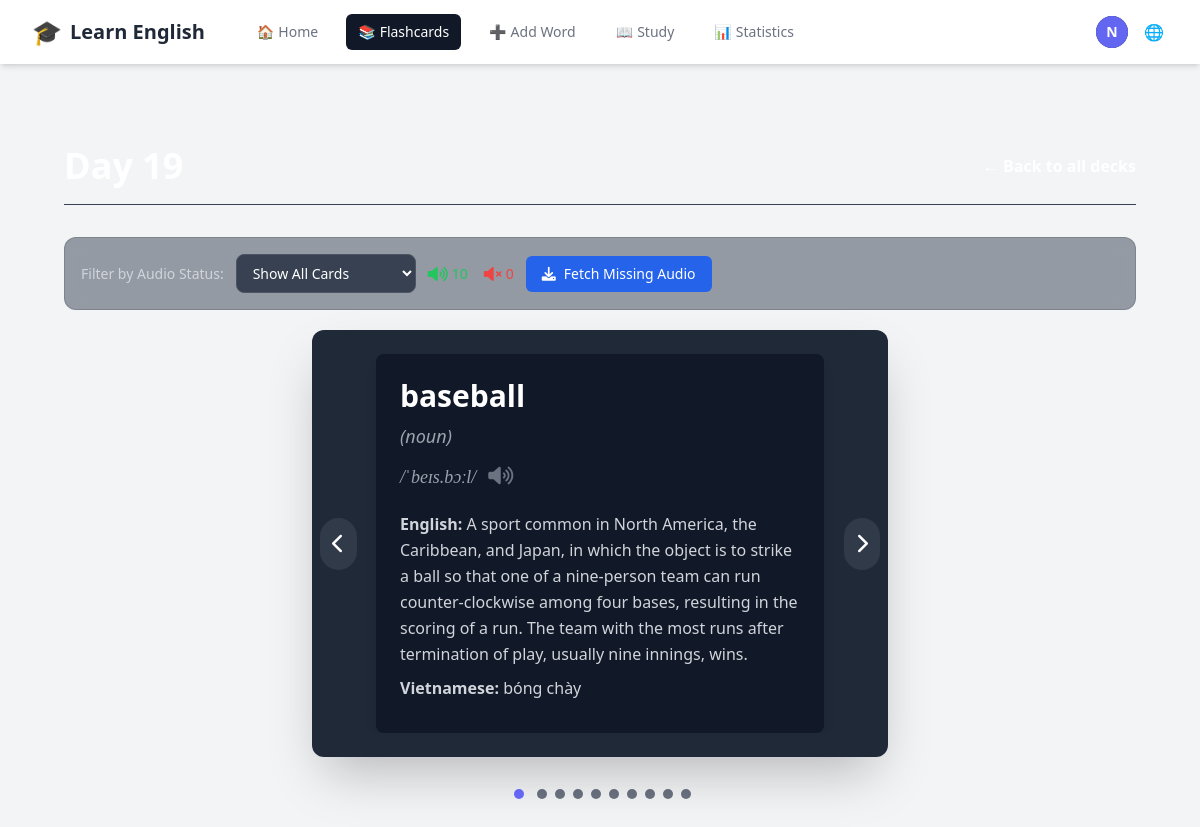
The page /en/decks/20/ (signed in) on the database its author committed.
### accounts/models.py (models this page shows, shortened)
class CustomUser(AbstractUser):
    email = models.EmailField(unique=True)
    username = None  # Remove username field
    USERNAME_FIELD = 'email'
    REQUIRED_FIELDS = []
    objects = CustomUserManager()

### vocabulary/models.py (models this page shows, shortened)
class Flashcard(models.Model):
    user = models.ForeignKey(settings.AUTH_USER_MODEL, on_delete=models.CASCADE, related_name='flashcards')
    deck = models.ForeignKey(Deck, on_delete=models.CASCADE, related_name='flashcards', null=True, blank=True)
    word = models.CharField(max_length=255)
    phonetic = models.CharField(max_length=100, blank=True, null=True, help_text="Phonetic transcription (e.g., /rɪˈzɪliənt/)")
    part_of_speech = models.CharField(max_length=50, blank=True, null=True)
    audio_url = models.URLField(max_length=500, blank=True, null=True)
    image = models.ImageField(upload_to='flashcard_images/', blank=True, null=True)
    related_image_url = models.URLField(max_length=500, blank=True, null=True, help_text="Auto-fetched related image URL")
    general_synonyms = models.TextField(blank=True, null=True, help_text="Comma-separated list of general synonyms")
    general_antonyms = models.TextField(blank=True, null=True, help_text="Comma-separated list of general antonyms")
    ease_factor = models.FloatField(default=2.5, help_text="SM-2 ease factor")
    repetitions = models.PositiveIntegerField(default=0, help_text="Number of successful reviews in a row")
    interval = models.PositiveIntegerField(default=0, help_text="Interval (days) until next review")
    next_review = models.DateField(default=timezone.now)
    last_reviewed = models.DateTimeField(blank=True, null=True)
    times_seen_today = models.PositiveIntegerField(default=0, help_text="Number of times seen today (reset daily)")
    last_seen_date = models.DateField(blank=True, null=True, help_text="Last date this card was shown")
    difficulty_score = models.FloatField(default=0.0, help_text="Difficulty score based on user performance")
    total_reviews = models.PositiveIntegerField(default=0, help_text="Total number of times reviewed")
    correct_reviews = models.PositiveIntegerField(default=0, help_text="Number of correct reviews")
    created_at = models.DateTimeField(auto_now_add=True)
    class Meta:
        ordering = ['word']
        unique_together = ['user', 'word']  # Một user không thể có từ trùng lặp

class Definition(models.Model):
    flashcard = models.ForeignKey(Flashcard, related_name='definitions', on_delete=models.CASCADE)
    english_definition = models.TextField()
    vietnamese_definition = models.TextField()
    definition_synonyms = models.TextField(blank=True, null=True, help_text="Comma-separated list of synonyms for this definition")
    definition_antonyms = models.TextField(blank=True, null=True, help_text="Comma-separated list of antonyms for this definition")

### vocabulary/views.py (the view)
# urls.py: path('decks/<int:deck_id>/', views.deck_detail, name='deck_detail'),
@login_required
def deck_detail(request, deck_id):
    try:
        deck = Deck.objects.get(id=deck_id, user=request.user)
        flashcards = Flashcard.objects.filter(deck=deck).prefetch_related('definitions')
        context = {
            'deck': deck,
            'flashcards': flashcards,
        }
        return render(request, 'vocabulary/deck_detail.html', context)
    except Deck.DoesNotExist:
        return redirect('deck_list')

### vocabulary/templates/vocabulary/deck_detail.html (shortened to what this page needs)
{% extends "base.html" %}
{% load static %}
{% block content %}
<div class="max-w-7xl mx-auto px-4 sm:px-6 lg:px-8 py-10">
    <div class="flex justify-between items-center mb-8 pb-4 border-b border-gray-700">
        <div class="flex items-center gap-4">
            <div id="deck-name-view" class="flex items-center gap-3">
                <h1 class="text-4xl font-extrabold text-white">{{ deck.name }}</h1>
            </div>
        </div>
        <a href="{% url 'deck_list' %}" class="text-primary-color hover:text-primary-color-dark font-semibold transition-colors duration-200">← {{ manual_texts.back_to_all_decks }}</a>
    </div>
    {% if flashcards %}
        <div class="audio-filter-controls">
            <label for="audio-filter">{{ manual_texts.filter_by_audio }}:</label>
            <select id="audio-filter">
                <option value="all">{{ manual_texts.show_all_cards }}</option>
            </select>
            <div class="audio-stats">
                <div class="stat-item has-audio">
                    <i class="fas fa-volume-up"></i>
                    <span id="cards-with-audio-count">0</span>
                </div>
                <div class="stat-item no-audio">
                    <i class="fas fa-volume-mute"></i>
                    <span id="cards-without-audio-count">0</span>
                </div>
            </div>
            <button id="fetch-missing-audio-btn" class="bg-blue-600 hover:bg-blue-700 text-white px-4 py-2 rounded-md text-sm font-medium transition-colors duration-200 flex items-center gap-2">
                <i class="fas fa-download"></i>
                {{ manual_texts.fetch_missing_audio }}
            </button>
        </div>
        <div id="carousel-container" class="relative w-full max-w-xl mx-auto overflow-hidden rounded-xl shadow-2xl bg-gray-800 p-6">
            <div id="carousel-slides" class="flex overflow-x-scroll no-scrollbar snap-x snap-mandatory" style="scroll-behavior: auto;">
                {% for card in flashcards %}
                    <div class="flex-shrink-0 snap-center" style="width: 100%;" data-card-id="{{ card.id }}">
                        <div class="card-view-mode word-item-tailwind p-6 bg-gray-900 rounded-lg shadow-lg w-full max-w-md mx-auto text-white flex flex-col items-start relative" data-has-audio="{% if card.audio_url %}true{% else %}false{% endif %}">
                            <div class="text-3xl font-bold mb-2">
                                <a href="https://dictionary.cambridge.org/dictionary/english/{{ card.word }}" target="_blank" class="hover:underline focus:outline-none focus:ring-2 focus:ring-primary-color focus:ring-offset-2 focus:ring-offset-gray-900">{{ card.word }}</a>
                            </div>
                            {% if card.part_of_speech %}
                                <div class="text-lg text-gray-400 mb-2 italic">({{ card.part_of_speech }})</div>
                            {% endif %}
                            {% if card.phonetic %}
                                <div class="text-lg text-gray-400 font-serif italic mb-4 flex items-center space-x-2">
                                    <span>{{ card.phonetic }}</span>
                                    {% if card.audio_url %}
                                        <button class="audio-icon-tailwind text-gray-500 hover:text-primary-color transition-colors duration-200" data-audio-url="{{ card.audio_url }}" title="{{ manual_texts.listen }}">
                                            <i class="fas fa-volume-up text-xl"></i>
                                        </button>
                                    {% endif %}
                                </div>
                            {% endif %}
                            {% for def in card.definitions.all %}
                                <div class="text-base text-gray-300 leading-relaxed mb-2">
                                    <span class="font-semibold text-primary-color">{{ manual_texts.english_label }}</span> {{ def.english_definition }}
                                </div>
                                <div class="text-base text-gray-300 leading-relaxed mb-2">
                                    <span class="font-semibold text-primary-color">{{ manual_texts.vietnamese_label }}</span> {{ def.vietnamese_definition }}
                                </div>
                            {% endfor %}
                        </div>
                    </div>
                {% endfor %}
            </div>
            <button id="prevBtn" class="absolute top-1/2 left-2 -translate-y-1/2 bg-gray-700 bg-opacity-75 text-white p-3 rounded-full hover:bg-opacity-100 transition-all duration-200 z-10 focus:outline-none focus:ring-2 focus:ring-primary-color focus:ring-offset-2 focus:ring-offset-gray-800">
                <i class="fas fa-chevron-left text-xl"></i>
            </button>
            <button id="nextBtn" class="absolute top-1/2 right-2 -translate-y-1/2 bg-gray-700 bg-opacity-75 text-white p-3 rounded-full hover:bg-opacity-100 transition-all duration-200 z-10 focus:outline-none focus:ring-2 focus:ring-primary-color focus:ring-offset-2 focus:ring-offset-gray-800">
                <i class="fas fa-chevron-right text-xl"></i>
            </button>
        </div>
        <div id="pagination-dots" class="text-center mt-6 space-x-2"></div>
    {% else %}
        <p class="text-gray-400 text-center text-lg mt-10">{{ manual_texts.this_deck_empty }} <a href="{% url 'add_flashcard' %}" class="text-primary-color hover:underline">{{ manual_texts.add_some_cards }}</a></p>
    {% endif %}
</div>
{% endblock %}

### vocabulary/templates/base.html (shortened to what this page needs)
{% load i18n %}
{% load static %}
<!DOCTYPE html>
<html lang="{{ LANGUAGE_CODE }}">
  <head>
    <script src="https://cdn.tailwindcss.com"></script>
    <link rel="stylesheet" type="text/css" href="{% static 'css/main.css' %}">
    <link rel="stylesheet" href="https://cdnjs.cloudflare.com/ajax/libs/font-awesome/6.0.0-beta3/css/all.min.css">
  </head>
  <body class="bg-gray-100 dark:bg-gray-900">
    <nav class="bg-white dark:bg-gray-800 shadow-md">
        <div class="max-w-7xl mx-auto px-4 sm:px-6 lg:px-8">
            <div class="flex items-center justify-between h-16">
                <div class="flex items-center">
                    <a href="{% if user.is_authenticated %}{% url 'dashboard' %}{% else %}{% url 'account_login' %}{% endif %}" class="flex-shrink-0 flex items-center space-x-2">
                        <span class="text-2xl">🎓</span>
                        <span class="text-xl font-bold text-gray-800 dark:text-white">{{ manual_texts.learn_english }}</span>
                    </a>
                    <div class="hidden md:block">
                        <div class="ml-10 flex items-baseline space-x-4">
                            {% if user.is_authenticated %}
                                <a href="{% url 'dashboard' %}" class="{% if request.resolver_match.url_name == 'dashboard' %}bg-gray-900 text-white{% else %}text-gray-500 dark:text-gray-300 hover:bg-gray-700 hover:text-white{% endif %} px-3 py-2 rounded-md text-sm font-medium flex items-center space-x-1">
                                    <span class="nav-icon">🏠</span>
                                    <span>{{ manual_texts.home }}</span>
                                </a>
                                <a href="{% url 'deck_list' %}" class="{% if request.resolver_match.url_name == 'deck_list' or request.resolver_match.url_name == 'deck_detail' %}bg-gray-900 text-white{% else %}text-gray-500 dark:text-gray-300 hover:bg-gray-700 hover:text-white{% endif %} px-3 py-2 rounded-md text-sm font-medium flex items-center space-x-1">
                                    <span class="nav-icon">📚</span>
                                    <span>{{ manual_texts.flashcards }}</span>
                                </a>
                                <a href="{% url 'add_flashcard' %}" class="{% if request.resolver_match.url_name == 'add_flashcard' %}bg-gray-900 text-white{% else %}text-gray-500 dark:text-gray-300 hover:bg-gray-700 hover:text-white{% endif %} px-3 py-2 rounded-md text-sm font-medium flex items-center space-x-1">
                                    <span class="nav-icon">➕</span>
                                    <span>{{ manual_texts.add_word }}</span>
                                </a>
                                <a href="{% url 'study' %}" class="{% if request.resolver_match.url_name == 'study' %}bg-gray-900 text-white{% else %}text-gray-500 dark:text-gray-300 hover:bg-gray-700 hover:text-white{% endif %} px-3 py-2 rounded-md text-sm font-medium flex items-center space-x-1">
                                    <span class="nav-icon">📖</span>
                                    <span>{{ manual_texts.study }}</span>
                                </a>
                                <a href="{% url 'statistics' %}" class="{% if request.resolver_match.url_name == 'statistics' %}bg-gray-900 text-white{% else %}text-gray-500 dark:text-gray-300 hover:bg-gray-700 hover:text-white{% endif %} px-3 py-2 rounded-md text-sm font-medium flex items-center space-x-1">
                                    <span class="nav-icon">📊</span>
                                    <span>{{ manual_texts.statistics }}</span>
                                </a>
                            {% endif %}
                        </div>
                    </div>
                </div>
                <div class="hidden md:block">
                    <div class="ml-4 flex items-center md:ml-6">
                        {% if user.is_authenticated %}
                            <div class="ml-3 relative">
                                <div>
                                    <button type="button" id="user-toggle" class="max-w-xs bg-gray-800 rounded-full flex items-center text-sm focus:outline-none focus:ring-2 focus:ring-offset-2 focus:ring-offset-gray-800 focus:ring-white" aria-expanded="false" aria-haspopup="true">
                                        <div class="h-8 w-8 rounded-full bg-indigo-500 flex items-center justify-center text-white font-bold">
                                            {{ user.email|slice:":1"|upper }}
                                        </div>
                                    </button>
                                </div>
                            </div>
                        {% endif %}
                        <div class="ml-3 relative">
                            <div>
                                <button type="button" id="lang-toggle" class="bg-white dark:bg-gray-800 p-1 rounded-full text-gray-400 dark:text-gray-300 hover:text-gray-500 dark:hover:text-white focus:outline-none focus:ring-2 focus:ring-offset-2 focus:ring-offset-gray-800 focus:ring-white">
                                    <span class="nav-icon">🌐</span>
                                </button>
                            </div>
                        </div>
                    </div>
                </div>
            </div>
        </div>
    </nav>
    <main class="py-10">
      <div class="max-w-7xl mx-auto px-4 sm:px-6 lg:px-8">
        {% block content %}{% endblock %}
      </div>
    </main>
  </body>
</html>

### static/css/main.css (style rules this page uses)
* { margin: 0; padding: 0; box-sizing: border-box; }
body { background: #18182f; color: #fff; font-family: "Segoe UI", Tahoma, Geneva, Verdana, sans-serif; line-height: 1.6; min-height: 100vh; }
.no-scrollbar { -ms-overflow-style: none; scrollbar-width: none; }
.audio-icon-tailwind { transition: all 0.3s ease; border-radius: 50%; padding: 4px; }
.audio-filter-controls { display: flex; align-items: center; gap: 12px; margin-bottom: 20px; padding: 16px; background: rgba(55, 65, 81, 0.5); border-radius: 12px; backdrop-filter: blur(8px); border: 1px solid rgba(75, 85, 99, 0.3); }
.audio-filter-controls label { color: #d1d5db; font-weight: 500; font-size: 0.875rem; }
.audio-filter-controls select { background: #374151; border: 1px solid #4b5563; border-radius: 8px; color: white; padding: 8px 12px; font-size: 0.875rem; min-width: 180px; }
.audio-stats { display: flex; align-items: center; gap: 16px; font-size: 0.875rem; color: #9ca3af; }
.audio-stats .stat-item { display: flex; align-items: center; gap: 4px; }
.audio-stats .stat-item i { font-size: 1rem; }
.audio-stats .stat-item.has-audio { color: #22c55e; }
.audio-stats .stat-item.no-audio { color: #ef4444; }
#fetch-missing-audio-btn { position: relative; overflow: hidden; }

### vocabulary/templates/base.html (style rules this page uses)
:root { --primary-color: #6a6cff; --primary-color-dark: #5859d8; --background-main: #f3f4f6; --background-secondary: #ffffff; --background-light: #ffffff; --text-main: #1f2937; --text-muted: #6b7280; --border-color: #e5e7eb; --card-background: var(--background-secondary); --card-border-color: var(--border-color); --card-text-main: var(--text-main); --card-text-muted: var(--text-muted); --card-shadow: 0 1px 3px 0 rgba(0, 0, 0, 0.1), 0 1px 2px 0 rgba(0, 0, 0, 0.06); --card-shadow-hover: 0 4px 6px -1px rgba(0, 0, 0, 0.1), 0 2px 4px -1px rgba(0, 0, 0, 0.06); }

### rows shown on the page
CustomUser: email "N"
Flashcard: word "baseball", part_of_speech "noun", phonetic "/ˈbeɪs.bɔːl/"
Definition: english_label "English:", english_definition "A sport common in North America, the Caribbean, and Japan, in which the object is to strike a ball so that one of a nine-person team can run counter-clockwise among four bases, resulting in the scoring of a run. The team with the most runs after termination of play, usually nine innings, wins.", vietnamese_label "Vietnamese:", vietnamese_definition "bóng chày"

### other values the page prints
{{ manual_texts.learn_english }} "Learn English"
{{ manual_texts.home }} "Home"
{{ manual_texts.flashcards }} "Flashcards"
{{ manual_texts.add_word }} "Add Word"
{{ manual_texts.study }} "Study"
{{ manual_texts.statistics }} "Statistics"
{{ manual_texts.filter_by_audio }} "Filter by Audio Status"
{{ manual_texts.fetch_missing_audio }} "Fetch Missing Audio"
form field value "Show All Cards"
